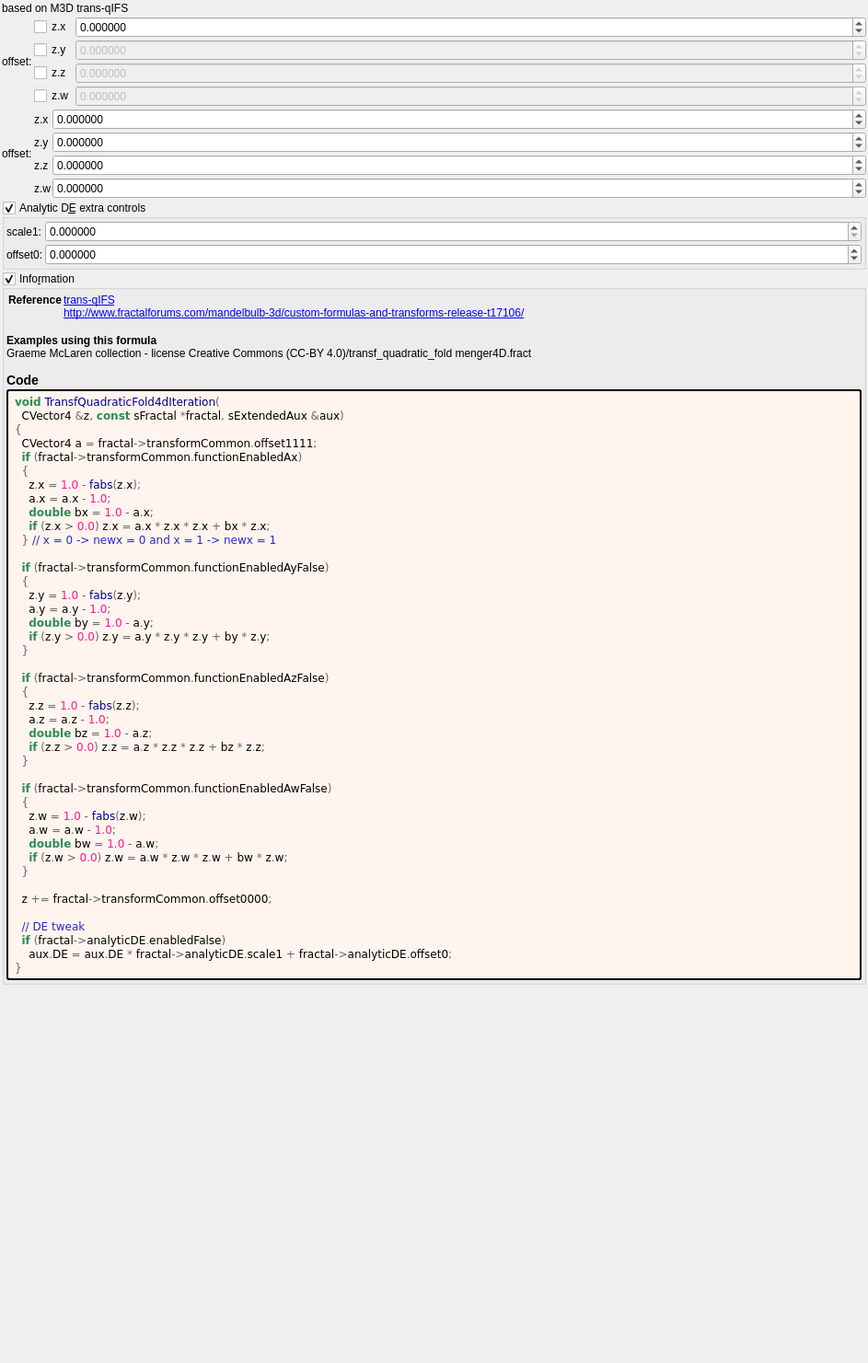
<?xml version="1.0" encoding="UTF-8"?>
<ui version="4.0">
 <class>transf_quadratic_fold4d</class>
 <widget class="QWidget" name="Form">
  <property name="geometry">
   <rect>
    <x>0</x>
    <y>0</y>
    <width>943</width>
    <height>1481</height>
   </rect>
  </property>
  <property name="windowTitle">
   <string notr="true">transf_quadratic_fold4d</string>
  </property>
  <layout class="QVBoxLayout" name="verticalLayout">
   <property name="spacing">
    <number>2</number>
   </property>
   <property name="leftMargin">
    <number>2</number>
   </property>
   <property name="topMargin">
    <number>2</number>
   </property>
   <property name="rightMargin">
    <number>2</number>
   </property>
   <property name="bottomMargin">
    <number>2</number>
   </property>
   <item>
    <widget class="QLabel" name="label_181">
     <property name="text">
      <string>based on M3D trans-qIFS</string>
     </property>
    </widget>
   </item>
   <item>
    <layout class="QGridLayout" name="gridLayout_4" columnstretch="0,0,1">
     <property name="spacing">
      <number>2</number>
     </property>
     <item row="1" column="2">
      <widget class="MyDoubleSpinBox" name="spinbox4_transf_offset_1111_y">
       <property name="enabled">
        <bool>false</bool>
       </property>
       <property name="sizePolicy">
        <sizepolicy hsizetype="Minimum" vsizetype="Maximum">
         <horstretch>0</horstretch>
         <verstretch>0</verstretch>
        </sizepolicy>
       </property>
       <property name="decimals">
        <number>6</number>
       </property>
       <property name="minimum">
        <double>-99.989999999999995</double>
       </property>
       <property name="maximum">
        <double>99.989999999999995</double>
       </property>
       <property name="singleStep">
        <double>0.100000000000000</double>
       </property>
      </widget>
     </item>
     <item row="0" column="2">
      <widget class="MyDoubleSpinBox" name="spinbox4_transf_offset_1111_x">
       <property name="enabled">
        <bool>true</bool>
       </property>
       <property name="sizePolicy">
        <sizepolicy hsizetype="Minimum" vsizetype="Maximum">
         <horstretch>0</horstretch>
         <verstretch>0</verstretch>
        </sizepolicy>
       </property>
       <property name="prefix">
        <string/>
       </property>
       <property name="decimals">
        <number>6</number>
       </property>
       <property name="minimum">
        <double>-99.989999999999995</double>
       </property>
       <property name="singleStep">
        <double>0.100000000000000</double>
       </property>
      </widget>
     </item>
     <item row="3" column="2">
      <widget class="MyDoubleSpinBox" name="spinbox4_transf_offset_1111_w">
       <property name="enabled">
        <bool>false</bool>
       </property>
       <property name="sizePolicy">
        <sizepolicy hsizetype="Minimum" vsizetype="Maximum">
         <horstretch>0</horstretch>
         <verstretch>0</verstretch>
        </sizepolicy>
       </property>
       <property name="decimals">
        <number>6</number>
       </property>
       <property name="minimum">
        <double>-99.989999999999995</double>
       </property>
       <property name="maximum">
        <double>99.989999999999995</double>
       </property>
       <property name="singleStep">
        <double>0.100000000000000</double>
       </property>
      </widget>
     </item>
     <item row="0" column="0" rowspan="4">
      <widget class="QLabel" name="label_23">
       <property name="text">
        <string>offset:</string>
       </property>
       <property name="wordWrap">
        <bool>true</bool>
       </property>
      </widget>
     </item>
     <item row="2" column="2">
      <widget class="MyDoubleSpinBox" name="spinbox4_transf_offset_1111_z">
       <property name="enabled">
        <bool>false</bool>
       </property>
       <property name="sizePolicy">
        <sizepolicy hsizetype="Minimum" vsizetype="Maximum">
         <horstretch>0</horstretch>
         <verstretch>0</verstretch>
        </sizepolicy>
       </property>
       <property name="decimals">
        <number>6</number>
       </property>
       <property name="minimum">
        <double>-99.989999999999995</double>
       </property>
       <property name="maximum">
        <double>99.989999999999995</double>
       </property>
       <property name="singleStep">
        <double>0.100000000000000</double>
       </property>
      </widget>
     </item>
     <item row="0" column="1">
      <widget class="MyCheckBox" name="checkBox_transf_function_enabledAx">
       <property name="text">
        <string notr="true">z.x</string>
       </property>
      </widget>
     </item>
     <item row="1" column="1">
      <widget class="MyCheckBox" name="checkBox_transf_function_enabledAy_false">
       <property name="enabled">
        <bool>true</bool>
       </property>
       <property name="text">
        <string notr="true">z.y</string>
       </property>
      </widget>
     </item>
     <item row="2" column="1">
      <widget class="MyCheckBox" name="checkBox_transf_function_enabledAz_false">
       <property name="enabled">
        <bool>true</bool>
       </property>
       <property name="text">
        <string notr="true">z.z</string>
       </property>
      </widget>
     </item>
     <item row="3" column="1">
      <widget class="MyCheckBox" name="checkBox_transf_function_enabledAw_false">
       <property name="enabled">
        <bool>true</bool>
       </property>
       <property name="text">
        <string notr="true">z.w</string>
       </property>
      </widget>
     </item>
    </layout>
   </item>
   <item>
    <layout class="QGridLayout" name="gridLayout_63" columnstretch="0,0,0,1">
     <property name="spacing">
      <number>2</number>
     </property>
     <item row="3" column="2">
      <widget class="QLabel" name="label_99">
       <property name="text">
        <string notr="true">z.w</string>
       </property>
      </widget>
     </item>
     <item row="0" column="2">
      <widget class="QLabel" name="label_93">
       <property name="text">
        <string notr="true">z.x</string>
       </property>
      </widget>
     </item>
     <item row="1" column="3">
      <widget class="MyDoubleSpinBox" name="spinbox4_transf_offset_0000_y">
       <property name="sizePolicy">
        <sizepolicy hsizetype="Minimum" vsizetype="Maximum">
         <horstretch>0</horstretch>
         <verstretch>0</verstretch>
        </sizepolicy>
       </property>
       <property name="prefix">
        <string/>
       </property>
       <property name="suffix">
        <string/>
       </property>
       <property name="decimals">
        <number>6</number>
       </property>
       <property name="minimum">
        <double>-99.989999999999995</double>
       </property>
       <property name="maximum">
        <double>99.989999999999995</double>
       </property>
       <property name="singleStep">
        <double>0.100000000000000</double>
       </property>
      </widget>
     </item>
     <item row="0" column="3">
      <widget class="MyDoubleSpinBox" name="spinbox4_transf_offset_0000_x">
       <property name="sizePolicy">
        <sizepolicy hsizetype="Minimum" vsizetype="Maximum">
         <horstretch>0</horstretch>
         <verstretch>0</verstretch>
        </sizepolicy>
       </property>
       <property name="prefix">
        <string/>
       </property>
       <property name="suffix">
        <string/>
       </property>
       <property name="decimals">
        <number>6</number>
       </property>
       <property name="minimum">
        <double>-99.989999999999995</double>
       </property>
       <property name="maximum">
        <double>99.989999999999995</double>
       </property>
       <property name="singleStep">
        <double>0.100000000000000</double>
       </property>
      </widget>
     </item>
     <item row="2" column="2">
      <widget class="QLabel" name="label_98">
       <property name="text">
        <string notr="true">z.z</string>
       </property>
      </widget>
     </item>
     <item row="3" column="3">
      <widget class="MyDoubleSpinBox" name="spinbox4_transf_offset_0000_w">
       <property name="sizePolicy">
        <sizepolicy hsizetype="Minimum" vsizetype="Maximum">
         <horstretch>0</horstretch>
         <verstretch>0</verstretch>
        </sizepolicy>
       </property>
       <property name="prefix">
        <string/>
       </property>
       <property name="suffix">
        <string/>
       </property>
       <property name="decimals">
        <number>6</number>
       </property>
       <property name="minimum">
        <double>-99.989999999999995</double>
       </property>
       <property name="maximum">
        <double>99.989999999999995</double>
       </property>
       <property name="singleStep">
        <double>0.100000000000000</double>
       </property>
      </widget>
     </item>
     <item row="2" column="3">
      <widget class="MyDoubleSpinBox" name="spinbox4_transf_offset_0000_z">
       <property name="sizePolicy">
        <sizepolicy hsizetype="Minimum" vsizetype="Maximum">
         <horstretch>0</horstretch>
         <verstretch>0</verstretch>
        </sizepolicy>
       </property>
       <property name="prefix">
        <string/>
       </property>
       <property name="suffix">
        <string/>
       </property>
       <property name="decimals">
        <number>6</number>
       </property>
       <property name="minimum">
        <double>-99.989999999999995</double>
       </property>
       <property name="maximum">
        <double>99.989999999999995</double>
       </property>
       <property name="singleStep">
        <double>0.100000000000000</double>
       </property>
      </widget>
     </item>
     <item row="1" column="2">
      <widget class="QLabel" name="label_90">
       <property name="text">
        <string notr="true">z.y</string>
       </property>
      </widget>
     </item>
     <item row="1" column="1" rowspan="2">
      <widget class="QLabel" name="label_91">
       <property name="text">
        <string>offset:</string>
       </property>
      </widget>
     </item>
    </layout>
   </item>
   <item>
    <widget class="MyGroupBox" name="groupCheck_analyticDE_enabled_false">
     <property name="title">
      <string>Analytic D&amp;E extra controls</string>
     </property>
     <property name="checkable">
      <bool>true</bool>
     </property>
     <layout class="QVBoxLayout" name="verticalLayout_12" stretch="0">
      <property name="spacing">
       <number>2</number>
      </property>
      <property name="leftMargin">
       <number>2</number>
      </property>
      <property name="topMargin">
       <number>2</number>
      </property>
      <property name="rightMargin">
       <number>2</number>
      </property>
      <property name="bottomMargin">
       <number>2</number>
      </property>
      <item>
       <layout class="QGridLayout" name="gridLayout_28" columnstretch="0,0,1">
        <property name="spacing">
         <number>2</number>
        </property>
        <item row="0" column="1">
         <widget class="QLabel" name="label_179">
          <property name="text">
           <string>scale1:</string>
          </property>
         </widget>
        </item>
        <item row="0" column="2">
         <widget class="MyDoubleSpinBox" name="spinbox_analyticDE_scale_1">
          <property name="sizePolicy">
           <sizepolicy hsizetype="Minimum" vsizetype="Maximum">
            <horstretch>0</horstretch>
            <verstretch>0</verstretch>
           </sizepolicy>
          </property>
          <property name="prefix">
           <string/>
          </property>
          <property name="suffix">
           <string/>
          </property>
          <property name="decimals">
           <number>6</number>
          </property>
          <property name="minimum">
           <double>0.000000000000000</double>
          </property>
          <property name="maximum">
           <double>99.989999999999995</double>
          </property>
          <property name="singleStep">
           <double>0.100000000000000</double>
          </property>
         </widget>
        </item>
        <item row="1" column="2">
         <widget class="MyDoubleSpinBox" name="spinbox_analyticDE_offset_0">
          <property name="sizePolicy">
           <sizepolicy hsizetype="Minimum" vsizetype="Maximum">
            <horstretch>0</horstretch>
            <verstretch>0</verstretch>
           </sizepolicy>
          </property>
          <property name="prefix">
           <string/>
          </property>
          <property name="suffix">
           <string/>
          </property>
          <property name="decimals">
           <number>6</number>
          </property>
          <property name="minimum">
           <double>-99.989999999999995</double>
          </property>
          <property name="maximum">
           <double>99.989999999999995</double>
          </property>
          <property name="singleStep">
           <double>0.100000000000000</double>
          </property>
         </widget>
        </item>
        <item row="1" column="1">
         <widget class="QLabel" name="label_180">
          <property name="text">
           <string>offset0:</string>
          </property>
         </widget>
        </item>
       </layout>
      </item>
     </layout>
    </widget>
   </item>
   <item>
    <widget class="MyGroupBox" name="groupCheck_info">
     <property name="title">
      <string>Info&amp;rmation</string>
     </property>
     <property name="flat">
      <bool>false</bool>
     </property>
     <property name="checkable">
      <bool>true</bool>
     </property>
     <layout class="QVBoxLayout" name="verticalLayout_2">
      <property name="spacing">
       <number>2</number>
      </property>
      <property name="leftMargin">
       <number>2</number>
      </property>
      <property name="topMargin">
       <number>2</number>
      </property>
      <property name="rightMargin">
       <number>2</number>
      </property>
      <property name="bottomMargin">
       <number>2</number>
      </property>
      <item>
       <widget class="QLabel" name="label_information_general">
        <property name="text">
         <string notr="true">&lt;table&gt;
&lt;tr&gt;&lt;th&gt;Reference&lt;/th&gt;&lt;td&gt;&lt;a href=&quot;trans-qIFS&quot;&gt;trans-qIFS&lt;br&gt;
&lt;a href=&quot;http://www.fractalforums.com/mandelbulb-3d/custom-formulas-and-transforms-release-t17106/&quot;&gt;http://www.fractalforums.com/mandelbulb-3d/custom-formulas-and-transforms-release-t17106/&lt;br&gt;
&lt;/td&gt;&lt;/tr&gt;
&lt;/table&gt;
&lt;br&gt;&lt;b&gt;Examples using this formula&lt;/b&gt;&lt;br&gt;Graeme McLaren  collection - license Creative Commons  (CC-BY 4.0)/transf_quadratic_fold menger4D.fract&lt;h3&gt;Code&lt;/h3&gt;</string>
        </property>
        <property name="wordWrap">
         <bool>true</bool>
        </property>
        <property name="openExternalLinks">
         <bool>true</bool>
        </property>
        <property name="textInteractionFlags">
         <set>Qt::LinksAccessibleByMouse|Qt::TextSelectableByMouse</set>
        </property>
       </widget>
      </item>
      <item>
       <widget class="QLabel" name="label_code_content">
        <property name="styleSheet">
         <string notr="true">border-style: outset; border-width: 2px; border-radius: 3px; border-color: black; background-color: #fff5ee; padding: 4px;</string>
        </property>
        <property name="text">
         <string notr="true">&lt;body style=&quot;background-color:#fff5ee&quot;&gt;
&lt;pre style=&quot;color:#000000; background-color:#fff5ee;  font-family:&#039;Courier New&#039;,monospace;white-space: pre-wrap;&quot;&gt;&lt;span style=&quot;color:#2e8b57; font-weight:bold&quot;&gt;void&lt;/span&gt; &lt;span style=&quot;color:#00008f&quot;&gt;TransfQuadraticFold4dIteration&lt;/span&gt;&lt;span style=&quot;color:#676767&quot;&gt;(&lt;/span&gt;
  CVector4 &lt;span style=&quot;color:#676767&quot;&gt;&amp;amp;&lt;/span&gt;z&lt;span style=&quot;color:#676767&quot;&gt;,&lt;/span&gt; &lt;span style=&quot;color:#2e8b57; font-weight:bold&quot;&gt;const&lt;/span&gt; sFractal &lt;span style=&quot;color:#676767&quot;&gt;*&lt;/span&gt;fractal&lt;span style=&quot;color:#676767&quot;&gt;,&lt;/span&gt; sExtendedAux &lt;span style=&quot;color:#676767&quot;&gt;&amp;amp;&lt;/span&gt;aux&lt;span style=&quot;color:#676767&quot;&gt;)&lt;/span&gt;
&lt;span style=&quot;color:#676767&quot;&gt;{&lt;/span&gt;
  CVector4 a &lt;span style=&quot;color:#676767&quot;&gt;=&lt;/span&gt; fractal&lt;span style=&quot;color:#676767&quot;&gt;-&amp;gt;&lt;/span&gt;transformCommon&lt;span style=&quot;color:#676767&quot;&gt;.&lt;/span&gt;offset1111&lt;span style=&quot;color:#676767&quot;&gt;;&lt;/span&gt;
  &lt;span style=&quot;color:#2e8b57; font-weight:bold&quot;&gt;if&lt;/span&gt; &lt;span style=&quot;color:#676767&quot;&gt;(&lt;/span&gt;fractal&lt;span style=&quot;color:#676767&quot;&gt;-&amp;gt;&lt;/span&gt;transformCommon&lt;span style=&quot;color:#676767&quot;&gt;.&lt;/span&gt;functionEnabledAx&lt;span style=&quot;color:#676767&quot;&gt;)&lt;/span&gt;
  &lt;span style=&quot;color:#676767&quot;&gt;{&lt;/span&gt;
    z&lt;span style=&quot;color:#676767&quot;&gt;.&lt;/span&gt;x &lt;span style=&quot;color:#676767&quot;&gt;=&lt;/span&gt; &lt;span style=&quot;color:#ff1493&quot;&gt;1.0&lt;/span&gt; &lt;span style=&quot;color:#676767&quot;&gt;-&lt;/span&gt; &lt;span style=&quot;color:#00008f&quot;&gt;fabs&lt;/span&gt;&lt;span style=&quot;color:#676767&quot;&gt;(&lt;/span&gt;z&lt;span style=&quot;color:#676767&quot;&gt;.&lt;/span&gt;x&lt;span style=&quot;color:#676767&quot;&gt;);&lt;/span&gt;
    a&lt;span style=&quot;color:#676767&quot;&gt;.&lt;/span&gt;x &lt;span style=&quot;color:#676767&quot;&gt;=&lt;/span&gt; a&lt;span style=&quot;color:#676767&quot;&gt;.&lt;/span&gt;x &lt;span style=&quot;color:#676767&quot;&gt;-&lt;/span&gt; &lt;span style=&quot;color:#ff1493&quot;&gt;1.0&lt;/span&gt;&lt;span style=&quot;color:#676767&quot;&gt;;&lt;/span&gt;
    &lt;span style=&quot;color:#2e8b57; font-weight:bold&quot;&gt;double&lt;/span&gt; bx &lt;span style=&quot;color:#676767&quot;&gt;=&lt;/span&gt; &lt;span style=&quot;color:#ff1493&quot;&gt;1.0&lt;/span&gt; &lt;span style=&quot;color:#676767&quot;&gt;-&lt;/span&gt; a&lt;span style=&quot;color:#676767&quot;&gt;.&lt;/span&gt;x&lt;span style=&quot;color:#676767&quot;&gt;;&lt;/span&gt;
    &lt;span style=&quot;color:#2e8b57; font-weight:bold&quot;&gt;if&lt;/span&gt; &lt;span style=&quot;color:#676767&quot;&gt;(&lt;/span&gt;z&lt;span style=&quot;color:#676767&quot;&gt;.&lt;/span&gt;x &lt;span style=&quot;color:#676767&quot;&gt;&amp;gt;&lt;/span&gt; &lt;span style=&quot;color:#ff1493&quot;&gt;0.0&lt;/span&gt;&lt;span style=&quot;color:#676767&quot;&gt;)&lt;/span&gt; z&lt;span style=&quot;color:#676767&quot;&gt;.&lt;/span&gt;x &lt;span style=&quot;color:#676767&quot;&gt;=&lt;/span&gt; a&lt;span style=&quot;color:#676767&quot;&gt;.&lt;/span&gt;x &lt;span style=&quot;color:#676767&quot;&gt;*&lt;/span&gt; z&lt;span style=&quot;color:#676767&quot;&gt;.&lt;/span&gt;x &lt;span style=&quot;color:#676767&quot;&gt;*&lt;/span&gt; z&lt;span style=&quot;color:#676767&quot;&gt;.&lt;/span&gt;x &lt;span style=&quot;color:#676767&quot;&gt;+&lt;/span&gt; bx &lt;span style=&quot;color:#676767&quot;&gt;*&lt;/span&gt; z&lt;span style=&quot;color:#676767&quot;&gt;.&lt;/span&gt;x&lt;span style=&quot;color:#676767&quot;&gt;;&lt;/span&gt;
  &lt;span style=&quot;color:#676767&quot;&gt;}&lt;/span&gt; &lt;span style=&quot;color:#2929cc&quot;&gt;// x = 0 -&amp;gt; newx = 0 and x = 1 -&amp;gt; newx = 1&lt;/span&gt;

  &lt;span style=&quot;color:#2e8b57; font-weight:bold&quot;&gt;if&lt;/span&gt; &lt;span style=&quot;color:#676767&quot;&gt;(&lt;/span&gt;fractal&lt;span style=&quot;color:#676767&quot;&gt;-&amp;gt;&lt;/span&gt;transformCommon&lt;span style=&quot;color:#676767&quot;&gt;.&lt;/span&gt;functionEnabledAyFalse&lt;span style=&quot;color:#676767&quot;&gt;)&lt;/span&gt;
  &lt;span style=&quot;color:#676767&quot;&gt;{&lt;/span&gt;
    z&lt;span style=&quot;color:#676767&quot;&gt;.&lt;/span&gt;y &lt;span style=&quot;color:#676767&quot;&gt;=&lt;/span&gt; &lt;span style=&quot;color:#ff1493&quot;&gt;1.0&lt;/span&gt; &lt;span style=&quot;color:#676767&quot;&gt;-&lt;/span&gt; &lt;span style=&quot;color:#00008f&quot;&gt;fabs&lt;/span&gt;&lt;span style=&quot;color:#676767&quot;&gt;(&lt;/span&gt;z&lt;span style=&quot;color:#676767&quot;&gt;.&lt;/span&gt;y&lt;span style=&quot;color:#676767&quot;&gt;);&lt;/span&gt;
    a&lt;span style=&quot;color:#676767&quot;&gt;.&lt;/span&gt;y &lt;span style=&quot;color:#676767&quot;&gt;=&lt;/span&gt; a&lt;span style=&quot;color:#676767&quot;&gt;.&lt;/span&gt;y &lt;span style=&quot;color:#676767&quot;&gt;-&lt;/span&gt; &lt;span style=&quot;color:#ff1493&quot;&gt;1.0&lt;/span&gt;&lt;span style=&quot;color:#676767&quot;&gt;;&lt;/span&gt;
    &lt;span style=&quot;color:#2e8b57; font-weight:bold&quot;&gt;double&lt;/span&gt; by &lt;span style=&quot;color:#676767&quot;&gt;=&lt;/span&gt; &lt;span style=&quot;color:#ff1493&quot;&gt;1.0&lt;/span&gt; &lt;span style=&quot;color:#676767&quot;&gt;-&lt;/span&gt; a&lt;span style=&quot;color:#676767&quot;&gt;.&lt;/span&gt;y&lt;span style=&quot;color:#676767&quot;&gt;;&lt;/span&gt;
    &lt;span style=&quot;color:#2e8b57; font-weight:bold&quot;&gt;if&lt;/span&gt; &lt;span style=&quot;color:#676767&quot;&gt;(&lt;/span&gt;z&lt;span style=&quot;color:#676767&quot;&gt;.&lt;/span&gt;y &lt;span style=&quot;color:#676767&quot;&gt;&amp;gt;&lt;/span&gt; &lt;span style=&quot;color:#ff1493&quot;&gt;0.0&lt;/span&gt;&lt;span style=&quot;color:#676767&quot;&gt;)&lt;/span&gt; z&lt;span style=&quot;color:#676767&quot;&gt;.&lt;/span&gt;y &lt;span style=&quot;color:#676767&quot;&gt;=&lt;/span&gt; a&lt;span style=&quot;color:#676767&quot;&gt;.&lt;/span&gt;y &lt;span style=&quot;color:#676767&quot;&gt;*&lt;/span&gt; z&lt;span style=&quot;color:#676767&quot;&gt;.&lt;/span&gt;y &lt;span style=&quot;color:#676767&quot;&gt;*&lt;/span&gt; z&lt;span style=&quot;color:#676767&quot;&gt;.&lt;/span&gt;y &lt;span style=&quot;color:#676767&quot;&gt;+&lt;/span&gt; by &lt;span style=&quot;color:#676767&quot;&gt;*&lt;/span&gt; z&lt;span style=&quot;color:#676767&quot;&gt;.&lt;/span&gt;y&lt;span style=&quot;color:#676767&quot;&gt;;&lt;/span&gt;
  &lt;span style=&quot;color:#676767&quot;&gt;}&lt;/span&gt;

  &lt;span style=&quot;color:#2e8b57; font-weight:bold&quot;&gt;if&lt;/span&gt; &lt;span style=&quot;color:#676767&quot;&gt;(&lt;/span&gt;fractal&lt;span style=&quot;color:#676767&quot;&gt;-&amp;gt;&lt;/span&gt;transformCommon&lt;span style=&quot;color:#676767&quot;&gt;.&lt;/span&gt;functionEnabledAzFalse&lt;span style=&quot;color:#676767&quot;&gt;)&lt;/span&gt;
  &lt;span style=&quot;color:#676767&quot;&gt;{&lt;/span&gt;
    z&lt;span style=&quot;color:#676767&quot;&gt;.&lt;/span&gt;z &lt;span style=&quot;color:#676767&quot;&gt;=&lt;/span&gt; &lt;span style=&quot;color:#ff1493&quot;&gt;1.0&lt;/span&gt; &lt;span style=&quot;color:#676767&quot;&gt;-&lt;/span&gt; &lt;span style=&quot;color:#00008f&quot;&gt;fabs&lt;/span&gt;&lt;span style=&quot;color:#676767&quot;&gt;(&lt;/span&gt;z&lt;span style=&quot;color:#676767&quot;&gt;.&lt;/span&gt;z&lt;span style=&quot;color:#676767&quot;&gt;);&lt;/span&gt;
    a&lt;span style=&quot;color:#676767&quot;&gt;.&lt;/span&gt;z &lt;span style=&quot;color:#676767&quot;&gt;=&lt;/span&gt; a&lt;span style=&quot;color:#676767&quot;&gt;.&lt;/span&gt;z &lt;span style=&quot;color:#676767&quot;&gt;-&lt;/span&gt; &lt;span style=&quot;color:#ff1493&quot;&gt;1.0&lt;/span&gt;&lt;span style=&quot;color:#676767&quot;&gt;;&lt;/span&gt;
    &lt;span style=&quot;color:#2e8b57; font-weight:bold&quot;&gt;double&lt;/span&gt; bz &lt;span style=&quot;color:#676767&quot;&gt;=&lt;/span&gt; &lt;span style=&quot;color:#ff1493&quot;&gt;1.0&lt;/span&gt; &lt;span style=&quot;color:#676767&quot;&gt;-&lt;/span&gt; a&lt;span style=&quot;color:#676767&quot;&gt;.&lt;/span&gt;z&lt;span style=&quot;color:#676767&quot;&gt;;&lt;/span&gt;
    &lt;span style=&quot;color:#2e8b57; font-weight:bold&quot;&gt;if&lt;/span&gt; &lt;span style=&quot;color:#676767&quot;&gt;(&lt;/span&gt;z&lt;span style=&quot;color:#676767&quot;&gt;.&lt;/span&gt;z &lt;span style=&quot;color:#676767&quot;&gt;&amp;gt;&lt;/span&gt; &lt;span style=&quot;color:#ff1493&quot;&gt;0.0&lt;/span&gt;&lt;span style=&quot;color:#676767&quot;&gt;)&lt;/span&gt; z&lt;span style=&quot;color:#676767&quot;&gt;.&lt;/span&gt;z &lt;span style=&quot;color:#676767&quot;&gt;=&lt;/span&gt; a&lt;span style=&quot;color:#676767&quot;&gt;.&lt;/span&gt;z &lt;span style=&quot;color:#676767&quot;&gt;*&lt;/span&gt; z&lt;span style=&quot;color:#676767&quot;&gt;.&lt;/span&gt;z &lt;span style=&quot;color:#676767&quot;&gt;*&lt;/span&gt; z&lt;span style=&quot;color:#676767&quot;&gt;.&lt;/span&gt;z &lt;span style=&quot;color:#676767&quot;&gt;+&lt;/span&gt; bz &lt;span style=&quot;color:#676767&quot;&gt;*&lt;/span&gt; z&lt;span style=&quot;color:#676767&quot;&gt;.&lt;/span&gt;z&lt;span style=&quot;color:#676767&quot;&gt;;&lt;/span&gt;
  &lt;span style=&quot;color:#676767&quot;&gt;}&lt;/span&gt;

  &lt;span style=&quot;color:#2e8b57; font-weight:bold&quot;&gt;if&lt;/span&gt; &lt;span style=&quot;color:#676767&quot;&gt;(&lt;/span&gt;fractal&lt;span style=&quot;color:#676767&quot;&gt;-&amp;gt;&lt;/span&gt;transformCommon&lt;span style=&quot;color:#676767&quot;&gt;.&lt;/span&gt;functionEnabledAwFalse&lt;span style=&quot;color:#676767&quot;&gt;)&lt;/span&gt;
  &lt;span style=&quot;color:#676767&quot;&gt;{&lt;/span&gt;
    z&lt;span style=&quot;color:#676767&quot;&gt;.&lt;/span&gt;w &lt;span style=&quot;color:#676767&quot;&gt;=&lt;/span&gt; &lt;span style=&quot;color:#ff1493&quot;&gt;1.0&lt;/span&gt; &lt;span style=&quot;color:#676767&quot;&gt;-&lt;/span&gt; &lt;span style=&quot;color:#00008f&quot;&gt;fabs&lt;/span&gt;&lt;span style=&quot;color:#676767&quot;&gt;(&lt;/span&gt;z&lt;span style=&quot;color:#676767&quot;&gt;.&lt;/span&gt;w&lt;span style=&quot;color:#676767&quot;&gt;);&lt;/span&gt;
    a&lt;span style=&quot;color:#676767&quot;&gt;.&lt;/span&gt;w &lt;span style=&quot;color:#676767&quot;&gt;=&lt;/span&gt; a&lt;span style=&quot;color:#676767&quot;&gt;.&lt;/span&gt;w &lt;span style=&quot;color:#676767&quot;&gt;-&lt;/span&gt; &lt;span style=&quot;color:#ff1493&quot;&gt;1.0&lt;/span&gt;&lt;span style=&quot;color:#676767&quot;&gt;;&lt;/span&gt;
    &lt;span style=&quot;color:#2e8b57; font-weight:bold&quot;&gt;double&lt;/span&gt; bw &lt;span style=&quot;color:#676767&quot;&gt;=&lt;/span&gt; &lt;span style=&quot;color:#ff1493&quot;&gt;1.0&lt;/span&gt; &lt;span style=&quot;color:#676767&quot;&gt;-&lt;/span&gt; a&lt;span style=&quot;color:#676767&quot;&gt;.&lt;/span&gt;w&lt;span style=&quot;color:#676767&quot;&gt;;&lt;/span&gt;
    &lt;span style=&quot;color:#2e8b57; font-weight:bold&quot;&gt;if&lt;/span&gt; &lt;span style=&quot;color:#676767&quot;&gt;(&lt;/span&gt;z&lt;span style=&quot;color:#676767&quot;&gt;.&lt;/span&gt;w &lt;span style=&quot;color:#676767&quot;&gt;&amp;gt;&lt;/span&gt; &lt;span style=&quot;color:#ff1493&quot;&gt;0.0&lt;/span&gt;&lt;span style=&quot;color:#676767&quot;&gt;)&lt;/span&gt; z&lt;span style=&quot;color:#676767&quot;&gt;.&lt;/span&gt;w &lt;span style=&quot;color:#676767&quot;&gt;=&lt;/span&gt; a&lt;span style=&quot;color:#676767&quot;&gt;.&lt;/span&gt;w &lt;span style=&quot;color:#676767&quot;&gt;*&lt;/span&gt; z&lt;span style=&quot;color:#676767&quot;&gt;.&lt;/span&gt;w &lt;span style=&quot;color:#676767&quot;&gt;*&lt;/span&gt; z&lt;span style=&quot;color:#676767&quot;&gt;.&lt;/span&gt;w &lt;span style=&quot;color:#676767&quot;&gt;+&lt;/span&gt; bw &lt;span style=&quot;color:#676767&quot;&gt;*&lt;/span&gt; z&lt;span style=&quot;color:#676767&quot;&gt;.&lt;/span&gt;w&lt;span style=&quot;color:#676767&quot;&gt;;&lt;/span&gt;
  &lt;span style=&quot;color:#676767&quot;&gt;}&lt;/span&gt;

  z &lt;span style=&quot;color:#676767&quot;&gt;+=&lt;/span&gt; fractal&lt;span style=&quot;color:#676767&quot;&gt;-&amp;gt;&lt;/span&gt;transformCommon&lt;span style=&quot;color:#676767&quot;&gt;.&lt;/span&gt;offset0000&lt;span style=&quot;color:#676767&quot;&gt;;&lt;/span&gt;

  &lt;span style=&quot;color:#2929cc&quot;&gt;// DE tweak&lt;/span&gt;
  &lt;span style=&quot;color:#2e8b57; font-weight:bold&quot;&gt;if&lt;/span&gt; &lt;span style=&quot;color:#676767&quot;&gt;(&lt;/span&gt;fractal&lt;span style=&quot;color:#676767&quot;&gt;-&amp;gt;&lt;/span&gt;analyticDE&lt;span style=&quot;color:#676767&quot;&gt;.&lt;/span&gt;enabledFalse&lt;span style=&quot;color:#676767&quot;&gt;)&lt;/span&gt;
    aux&lt;span style=&quot;color:#676767&quot;&gt;.&lt;/span&gt;DE &lt;span style=&quot;color:#676767&quot;&gt;=&lt;/span&gt; aux&lt;span style=&quot;color:#676767&quot;&gt;.&lt;/span&gt;DE &lt;span style=&quot;color:#676767&quot;&gt;*&lt;/span&gt; fractal&lt;span style=&quot;color:#676767&quot;&gt;-&amp;gt;&lt;/span&gt;analyticDE&lt;span style=&quot;color:#676767&quot;&gt;.&lt;/span&gt;scale1 &lt;span style=&quot;color:#676767&quot;&gt;+&lt;/span&gt; fractal&lt;span style=&quot;color:#676767&quot;&gt;-&amp;gt;&lt;/span&gt;analyticDE&lt;span style=&quot;color:#676767&quot;&gt;.&lt;/span&gt;offset0&lt;span style=&quot;color:#676767&quot;&gt;;&lt;/span&gt;
&lt;span style=&quot;color:#676767&quot;&gt;}&lt;/span&gt;
&lt;/pre&gt;
&lt;/body&gt;</string>
        </property>
        <property name="wordWrap">
         <bool>true</bool>
        </property>
        <property name="openExternalLinks">
         <bool>true</bool>
        </property>
        <property name="textInteractionFlags">
         <set>Qt::LinksAccessibleByMouse|Qt::TextSelectableByMouse</set>
        </property>
       </widget>
      </item>
     </layout>
    </widget>
   </item>
   <item>
    <spacer name="verticalSpacer">
     <property name="orientation">
      <enum>Qt::Vertical</enum>
     </property>
     <property name="sizeHint" stdset="0">
      <size>
       <width>20</width>
       <height>40</height>
      </size>
     </property>
    </spacer>
   </item>
  </layout>
 </widget>
 <customwidgets>
  <customwidget>
   <class>MyGroupBox</class>
   <extends>QGroupBox</extends>
   <header>my_group_box.h</header>
   <container>1</container>
  </customwidget>
  <customwidget>
   <class>MyDoubleSpinBox</class>
   <extends>QDoubleSpinBox</extends>
   <header>my_double_spin_box.h</header>
  </customwidget>
  <customwidget>
   <class>MyCheckBox</class>
   <extends>QCheckBox</extends>
   <header>my_check_box.h</header>
  </customwidget>
 </customwidgets>
 <tabstops>
  <tabstop>spinbox4_transf_offset_1111_x</tabstop>
  <tabstop>spinbox4_transf_offset_1111_y</tabstop>
  <tabstop>spinbox4_transf_offset_1111_z</tabstop>
  <tabstop>spinbox4_transf_offset_1111_w</tabstop>
  <tabstop>groupCheck_info</tabstop>
 </tabstops>
 <resources/>
 <connections>
  <connection>
   <sender>checkBox_transf_function_enabledAx</sender>
   <signal>toggled(bool)</signal>
   <receiver>spinbox4_transf_offset_1111_x</receiver>
   <slot>setEnabled(bool)</slot>
   <hints>
    <hint type="sourcelabel">
     <x>97</x>
     <y>45</y>
    </hint>
    <hint type="destinationlabel">
     <x>372</x>
     <y>47</y>
    </hint>
   </hints>
  </connection>
  <connection>
   <sender>checkBox_transf_function_enabledAy_false</sender>
   <signal>toggled(bool)</signal>
   <receiver>spinbox4_transf_offset_1111_y</receiver>
   <slot>setEnabled(bool)</slot>
   <hints>
    <hint type="sourcelabel">
     <x>97</x>
     <y>73</y>
    </hint>
    <hint type="destinationlabel">
     <x>352</x>
     <y>75</y>
    </hint>
   </hints>
  </connection>
  <connection>
   <sender>checkBox_transf_function_enabledAz_false</sender>
   <signal>toggled(bool)</signal>
   <receiver>spinbox4_transf_offset_1111_z</receiver>
   <slot>setEnabled(bool)</slot>
   <hints>
    <hint type="sourcelabel">
     <x>97</x>
     <y>101</y>
    </hint>
    <hint type="destinationlabel">
     <x>328</x>
     <y>103</y>
    </hint>
   </hints>
  </connection>
  <connection>
   <sender>checkBox_transf_function_enabledAw_false</sender>
   <signal>toggled(bool)</signal>
   <receiver>spinbox4_transf_offset_1111_w</receiver>
   <slot>setEnabled(bool)</slot>
   <hints>
    <hint type="sourcelabel">
     <x>97</x>
     <y>129</y>
    </hint>
    <hint type="destinationlabel">
     <x>328</x>
     <y>131</y>
    </hint>
   </hints>
  </connection>
 </connections>
</ui>
